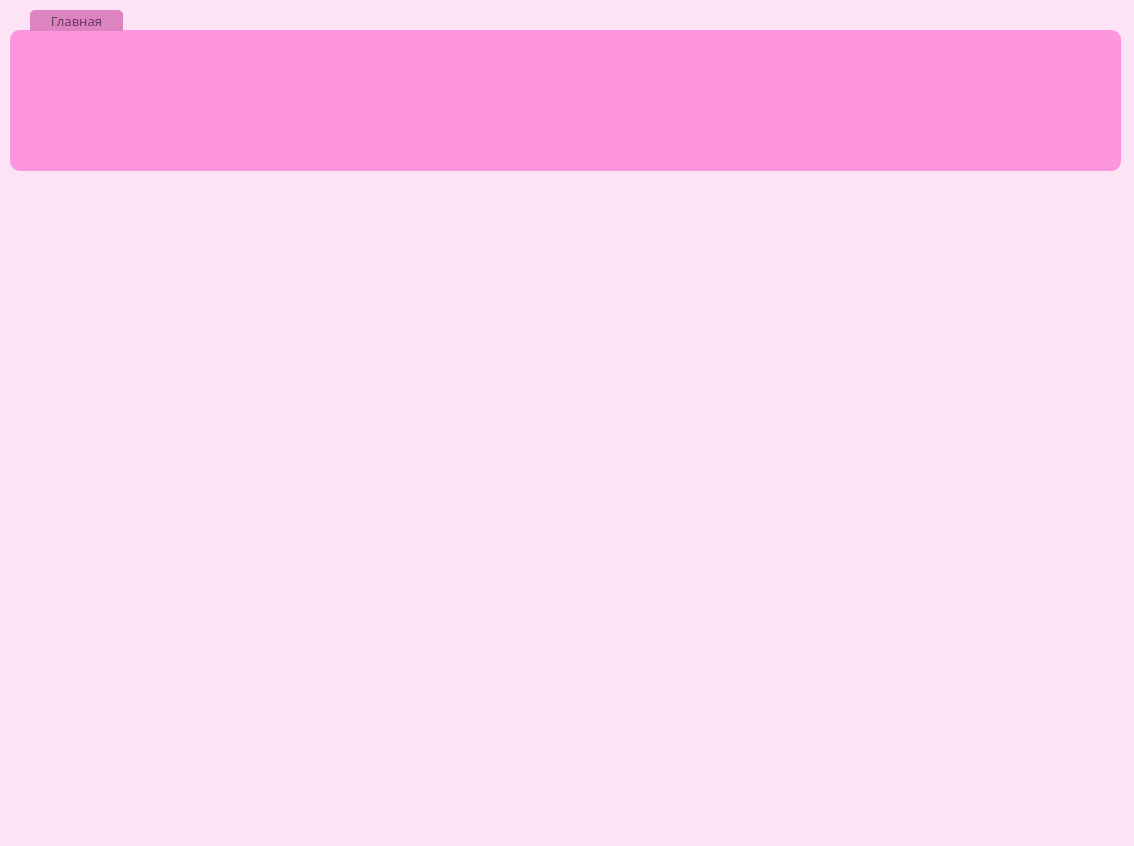
<?xml version="1.0" encoding="UTF-8"?>
<ui version="4.0">
 <class>MainWindow</class>
 <widget class="QMainWindow" name="MainWindow">
  <property name="geometry">
   <rect>
    <x>0</x>
    <y>0</y>
    <width>1134</width>
    <height>846</height>
   </rect>
  </property>
  <property name="windowTitle">
   <string>MainWindow</string>
  </property>
  <property name="styleSheet">
   <string notr="true">QWidget {
	background-color: rgb(253, 227, 246);
}

QScrollBar:vertical {
	border: none;
	width: 14px;
	margin: 15px 0 15px 0;
	background-color: rgb(254, 179, 242);
	border-radius: 0px;
}

QScrollBar::handle:vertical {
	min-height: 30px;
	border-radius: 7px;
	background-color: rgb(254, 151, 227);
}


QScrollBar::handle:vertical:hover {
	background-color: rgb(254, 118, 218);
}

QScrollBar::handle:vertical:pressed {
	background-color: rgb(254, 186, 239);
}


QScrollBar::sub-line:vertical {
	border: none;
	border-top-left-radius: 7px;
	background-color: rgb(254, 151, 227);
	border-top-right-radius: 7px;
	height: 15px;
	subcontrol-position: top;
	subcontrol-origin: margin;
}

QScrollBar::sub-line:vertical:hover {
	background-color: rgb(254, 118, 218);

}

QScrollBar::sub-line:vertical:pressed {
	background-color: rgb(254, 186, 239);
}

QScrollBar::add-line:vertical {
	border: none;
	background-color: rgb(254, 151, 227);
	border-bottom-left-radius: 7px;
	border-bottom-right-radius: 7px;
	height: 15px;
	subcontrol-position: bottom;
	subcontrol-origin: margin;
}

QScrollBar::add-line:vertical:hover {
	background-color: rgb(254, 118, 218);
}

QScrollBar::add-line:vertical:pressed {
	background-color: rgb(254, 186, 239);
}

QScrollBar::up-arrow:vertical, QScrollBar::down-arrow:vertical {
	background: none;
}

QScrollBar::ad-page:vertical, QScrollBar::sub-page:vertical {
	background: none;
}
</string>
  </property>
  <widget class="QWidget" name="centralwidget">
   <widget class="QWidget" name="verticalLayoutWidget">
    <property name="geometry">
     <rect>
      <x>170</x>
      <y>200</y>
      <width>801</width>
      <height>591</height>
     </rect>
    </property>
    <layout class="QVBoxLayout" name="txt_field">
     <property name="spacing">
      <number>26</number>
     </property>
    </layout>
   </widget>
   <widget class="QGroupBox" name="groupBox">
    <property name="geometry">
     <rect>
      <x>10</x>
      <y>30</y>
      <width>1111</width>
      <height>141</height>
     </rect>
    </property>
    <property name="styleSheet">
     <string notr="true">background-color: rgb(253, 150, 222);
border: none;
border-radius: 10px;</string>
    </property>
    <property name="title">
     <string/>
    </property>
   </widget>
   <widget class="QPushButton" name="home_btn">
    <property name="geometry">
     <rect>
      <x>30</x>
      <y>10</y>
      <width>93</width>
      <height>21</height>
     </rect>
    </property>
    <property name="font">
     <font>
      <family>Calibri Light</family>
      <pointsize>10</pointsize>
     </font>
    </property>
    <property name="styleSheet">
     <string notr="true">QPushButton{
	border-top-right-radius: 5px;
	border-top-left-radius: 5px;
	background-color: rgb(221, 131, 194);
	color: rgb(100, 59, 88);
}

QPushButton:pressed{
	background-color: rgb(255, 151, 224);
	color: rgb(100, 59, 88);
}
</string>
    </property>
    <property name="text">
     <string>Главная</string>
    </property>
   </widget>
  </widget>
 </widget>
 <resources/>
 <connections/>
</ui>
